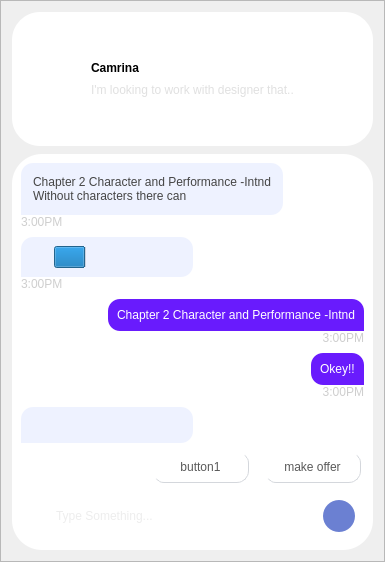
             <widget class="QFrame" name="frame_7">
              <property name="styleSheet">
               <string notr="true"/>
              </property>
              <property name="frameShape">
               <enum>QFrame::StyledPanel</enum>
              </property>
              <property name="frameShadow">
               <enum>QFrame::Raised</enum>
              </property>
              <layout class="QVBoxLayout" name="verticalLayout_29" stretch="0,1">
               <property name="spacing">
                <number>8</number>
               </property>
               <item>
                <widget class="QWidget" name="widget_23" native="true">
                 <property name="minimumSize">
                  <size>
                   <width>361</width>
                   <height>0</height>
                  </size>
                 </property>
                 <property name="maximumSize">
                  <size>
                   <width>176666</width>
                   <height>17666</height>
                  </size>
                 </property>
                 <property name="styleSheet">
                  <string notr="true">background-color: rgb(255, 255, 255);
border-radius:28px</string>
                 </property>
                 <layout class="QHBoxLayout" name="horizontalLayout_30">
                  <item>
                   <widget class="QWidget" name="widget_24" native="true">
                    <property name="minimumSize">
                     <size>
                      <width>64</width>
                      <height>64</height>
                     </size>
                    </property>
                    <property name="maximumSize">
                     <size>
                      <width>64</width>
                      <height>64</height>
                     </size>
                    </property>
                    <property name="styleSheet">
                     <string notr="true">image: url(:/svg/img/img/image.png);
border:3px solid rgb(255, 255, 255);

border-radius:32px</string>
                    </property>
                   </widget>
                  </item>
                  <item>
                   <layout class="QVBoxLayout" name="verticalLayout_28">
                    <property name="spacing">
                     <number>8</number>
                    </property>
                    <item>
                     <spacer name="verticalSpacer_3">
                      <property name="orientation">
                       <enum>Qt::Vertical</enum>
                      </property>
                      <property name="sizeHint" stdset="0">
                       <size>
                        <width>20</width>
                        <height>40</height>
                       </size>
                      </property>
                     </spacer>
                    </item>
                    <item>
                     <widget class="QLabel" name="label_51">
                      <property name="font">
                       <font>
                        <weight>75</weight>
                        <bold>true</bold>
                       </font>
                      </property>
                      <property name="text">
                       <string>Camrina</string>
                      </property>
                     </widget>
                    </item>
                    <item>
                     <widget class="QLabel" name="label_52">
                      <property name="styleSheet">
                       <string notr="true">color: rgb(224, 224, 224);</string>
                      </property>
                      <property name="text">
                       <string>I'm looking to work with designer that..</string>
                      </property>
                     </widget>
                    </item>
                    <item>
                     <spacer name="verticalSpacer_4">
                      <property name="orientation">
                       <enum>Qt::Vertical</enum>
                      </property>
                      <property name="sizeHint" stdset="0">
                       <size>
                        <width>20</width>
                        <height>40</height>
                       </size>
                      </property>
                     </spacer>
                    </item>
                   </layout>
                  </item>
                 </layout>
                </widget>
               </item>
               <item>
                <widget class="QFrame" name="frame_8">
                 <property name="styleSheet">
                  <string notr="true">QFrame{
	background-color: rgb(255, 255, 255);
border:0px solid red;
border-radius:30px
}</string>
                 </property>
                 <property name="frameShape">
                  <enum>QFrame::StyledPanel</enum>
                 </property>
                 <property name="frameShadow">
                  <enum>QFrame::Raised</enum>
                 </property>
                 <layout class="QVBoxLayout" name="verticalLayout_36" stretch="1,0,0,0,0,0,0">
                  <property name="spacing">
                   <number>8</number>
                  </property>
                  <item>
                   <widget class="QFrame" name="frame_15">
                    <property name="frameShape">
                     <enum>QFrame::StyledPanel</enum>
                    </property>
                    <property name="frameShadow">
                     <enum>QFrame::Raised</enum>
                    </property>
                    <layout class="QVBoxLayout" name="verticalLayout_32">
                     <property name="spacing">
                      <number>0</number>
                     </property>
                     <property name="leftMargin">
                      <number>0</number>
                     </property>
                     <property name="topMargin">
                      <number>0</number>
                     </property>
                     <property name="rightMargin">
                      <number>0</number>
                     </property>
                     <property name="bottomMargin">
                      <number>0</number>
                     </property>
                     <item>
                      <layout class="QHBoxLayout" name="horizontalLayout_39">
                       <item>
                        <widget class="QFrame" name="frame_10">
                         <property name="styleSheet">
                          <string notr="true">background-color: rgb(238, 242, 255);
color: rgb(69, 69, 69);
border-top-left-radius:12px;
border-top-right-radius:12px;
border-bottom-right-radius:12px;
border-bottom-left-radius:0px;</string>
                         </property>
                         <property name="frameShape">
                          <enum>QFrame::StyledPanel</enum>
                         </property>
                         <property name="frameShadow">
                          <enum>QFrame::Raised</enum>
                         </property>
                         <layout class="QHBoxLayout" name="horizontalLayout_34">
                          <property name="spacing">
                           <number>0</number>
                          </property>
                          <property name="leftMargin">
                           <number>12</number>
                          </property>
                          <property name="topMargin">
                           <number>12</number>
                          </property>
                          <property name="rightMargin">
                           <number>12</number>
                          </property>
                          <property name="bottomMargin">
                           <number>12</number>
                          </property>
                          <item>
                           <layout class="QVBoxLayout" name="verticalLayout_31">
                            <property name="spacing">
                             <number>0</number>
                            </property>
                            <item>
                             <widget class="QLabel" name="label_33">
                              <property name="text">
                               <string>Chapter 2 Character and Performance -Intnd</string>
                              </property>
                             </widget>
                            </item>
                            <item>
                             <widget class="QLabel" name="label_37">
                              <property name="text">
                               <string>Without characters there can</string>
                              </property>
                             </widget>
                            </item>
                           </layout>
                          </item>
                         </layout>
                        </widget>
                       </item>
                       <item>
                        <spacer name="horizontalSpacer_2">
                         <property name="orientation">
                          <enum>Qt::Horizontal</enum>
                         </property>
                         <property name="sizeHint" stdset="0">
                          <size>
                           <width>40</width>
                           <height>20</height>
                          </size>
                         </property>
                        </spacer>
                       </item>
                      </layout>
                     </item>
                     <item>
                      <widget class="QLabel" name="label_55">
                       <property name="styleSheet">
                        <string notr="true">color: rgb(206, 206, 206);</string>
                       </property>
                       <property name="text">
                        <string>3:00PM</string>
                       </property>
                      </widget>
                     </item>
                    </layout>
                   </widget>
                  </item>
                  <item>
                   <widget class="QFrame" name="frame_16">
                    <property name="frameShape">
                     <enum>QFrame::StyledPanel</enum>
                    </property>
                    <property name="frameShadow">
                     <enum>QFrame::Raised</enum>
                    </property>
                    <layout class="QVBoxLayout" name="verticalLayout_33">
                     <property name="spacing">
                      <number>0</number>
                     </property>
                     <property name="leftMargin">
                      <number>0</number>
                     </property>
                     <property name="topMargin">
                      <number>0</number>
                     </property>
                     <property name="rightMargin">
                      <number>0</number>
                     </property>
                     <property name="bottomMargin">
                      <number>0</number>
                     </property>
                     <item>
                      <layout class="QHBoxLayout" name="horizontalLayout_40">
                       <item>
                        <widget class="QFrame" name="frame_11">
                         <property name="styleSheet">
                          <string notr="true">background-color: rgb(238, 242, 255);
color: rgb(69, 69, 69);
border-top-left-radius:12px;
border-top-right-radius:12px;
border-bottom-right-radius:12px;
border-bottom-left-radius:0px;</string>
                         </property>
                         <property name="frameShape">
                          <enum>QFrame::StyledPanel</enum>
                         </property>
                         <property name="frameShadow">
                          <enum>QFrame::Raised</enum>
                         </property>
                         <layout class="QHBoxLayout" name="horizontalLayout_35">
                          <item>
                           <widget class="QWidget" name="widget_25" native="true">
                            <property name="minimumSize">
                             <size>
                              <width>18</width>
                              <height>18</height>
                             </size>
                            </property>
                            <property name="sizeIncrement">
                             <size>
                              <width>0</width>
                              <height>2</height>
                             </size>
                            </property>
                            <property name="styleSheet">
                             <string notr="true">image: url(:/buttom/img/buttom/播放_play.svg);</string>
                            </property>
                           </widget>
                          </item>
                          <item>
                           <widget class="QProgressBar" name="progressBar">
                            <property name="value">
                             <number>24</number>
                            </property>
                            <property name="textVisible">
                             <bool>false</bool>
                            </property>
                           </widget>
                          </item>
                         </layout>
                        </widget>
                       </item>
                       <item>
                        <spacer name="horizontalSpacer_3">
                         <property name="orientation">
                          <enum>Qt::Horizontal</enum>
                         </property>
                         <property name="sizeHint" stdset="0">
                          <size>
                           <width>40</width>
                           <height>20</height>
                          </size>
                         </property>
                        </spacer>
                       </item>
                      </layout>
                     </item>
                     <item>
                      <widget class="QLabel" name="label_59">
                       <property name="styleSheet">
                        <string notr="true">color: rgb(206, 206, 206);</string>
                       </property>
                       <property name="text">
                        <string>3:00PM</string>
                       </property>
                      </widget>
                     </item>
                    </layout>
                   </widget>
                  </item>
                  <item>
                   <widget class="QFrame" name="frame_17">
                    <property name="frameShape">
                     <enum>QFrame::StyledPanel</enum>
                    </property>
                    <property name="frameShadow">
                     <enum>QFrame::Raised</enum>
                    </property>
                    <layout class="QVBoxLayout" name="verticalLayout_34">
                     <property name="spacing">
                      <number>0</number>
                     </property>
                     <property name="leftMargin">
                      <number>0</number>
                     </property>
                     <property name="topMargin">
                      <number>0</number>
                     </property>
                     <property name="rightMargin">
                      <number>0</number>
                     </property>
                     <property name="bottomMargin">
                      <number>0</number>
                     </property>
                     <item>
                      <layout class="QHBoxLayout" name="horizontalLayout_41">
                       <item>
                        <spacer name="horizontalSpacer_5">
                         <property name="orientation">
                          <enum>Qt::Horizontal</enum>
                         </property>
                         <property name="sizeHint" stdset="0">
                          <size>
                           <width>40</width>
                           <height>20</height>
                          </size>
                         </property>
                        </spacer>
                       </item>
                       <item>
                        <widget class="QFrame" name="frame_14">
                         <property name="styleSheet">
                          <string notr="true">background-color: rgb(105, 27, 253);
color: rgb(255, 255, 255);
border-top-left-radius:12px;
border-top-right-radius:12px;
border-bottom-right-radius:0px;
border-bottom-left-radius:12px;</string>
                         </property>
                         <property name="frameShape">
                          <enum>QFrame::StyledPanel</enum>
                         </property>
                         <property name="frameShadow">
                          <enum>QFrame::Raised</enum>
                         </property>
                         <layout class="QHBoxLayout" name="horizontalLayout_42">
                          <item>
                           <layout class="QVBoxLayout" name="verticalLayout_35">
                            <item>
                             <widget class="QLabel" name="label_56">
                              <property name="text">
                               <string>Chapter 2 Character and Performance -Intnd</string>
                              </property>
                             </widget>
                            </item>
                           </layout>
                          </item>
                         </layout>
                        </widget>
                       </item>
                      </layout>
                     </item>
                     <item>
                      <widget class="QLabel" name="label_60">
                       <property name="styleSheet">
                        <string notr="true">color: rgb(206, 206, 206);</string>
                       </property>
                       <property name="text">
                        <string>3:00PM</string>
                       </property>
                       <property name="alignment">
                        <set>Qt::AlignRight|Qt::AlignTrailing|Qt::AlignVCenter</set>
                       </property>
                      </widget>
                     </item>
                    </layout>
                   </widget>
                  </item>
                  <item>
                   <widget class="QFrame" name="frame_18">
                    <property name="frameShape">
                     <enum>QFrame::StyledPanel</enum>
                    </property>
                    <property name="frameShadow">
                     <enum>QFrame::Raised</enum>
                    </property>
                    <layout class="QVBoxLayout" name="verticalLayout_37">
                     <property name="spacing">
                      <number>0</number>
                     </property>
                     <property name="leftMargin">
                      <number>0</number>
                     </property>
                     <property name="topMargin">
                      <number>0</number>
                     </property>
                     <property name="rightMargin">
                      <number>0</number>
                     </property>
                     <property name="bottomMargin">
                      <number>0</number>
                     </property>
                     <item>
                      <layout class="QHBoxLayout" name="horizontalLayout_44">
                       <item>
                        <spacer name="horizontalSpacer_7">
                         <property name="orientation">
                          <enum>Qt::Horizontal</enum>
                         </property>
                         <property name="sizeHint" stdset="0">
                          <size>
                           <width>40</width>
                           <height>20</height>
                          </size>
                         </property>
                        </spacer>
                       </item>
                       <item>
                        <widget class="QFrame" name="frame_19">
                         <property name="styleSheet">
                          <string notr="true">background-color: rgb(105, 27, 253);
color: rgb(255, 255, 255);
border-top-left-radius:12px;
border-top-right-radius:12px;
border-bottom-right-radius:0px;
border-bottom-left-radius:12px;</string>
                         </property>
                         <property name="frameShape">
                          <enum>QFrame::StyledPanel</enum>
                         </property>
                         <property name="frameShadow">
                          <enum>QFrame::Raised</enum>
                         </property>
                         <layout class="QHBoxLayout" name="horizontalLayout_45">
                          <item>
                           <layout class="QVBoxLayout" name="verticalLayout_38">
                            <item>
                             <widget class="QLabel" name="label_57">
                              <property name="text">
                               <string>Okey!!</string>
                              </property>
                             </widget>
                            </item>
                           </layout>
                          </item>
                         </layout>
                        </widget>
                       </item>
                      </layout>
                     </item>
                     <item>
                      <widget class="QLabel" name="label_61">
                       <property name="styleSheet">
                        <string notr="true">color: rgb(206, 206, 206);</string>
                       </property>
                       <property name="text">
                        <string>3:00PM</string>
                       </property>
                       <property name="alignment">
                        <set>Qt::AlignRight|Qt::AlignTrailing|Qt::AlignVCenter</set>
                       </property>
                      </widget>
                     </item>
                    </layout>
                   </widget>
                  </item>
                  <item>
                   <layout class="QHBoxLayout" name="horizontalLayout_43" stretch="1,1">
                    <property name="spacing">
                     <number>12</number>
                    </property>
                    <item>
                     <widget class="QFrame" name="frame_13">
                      <property name="styleSheet">
                       <string notr="true">background-color: rgb(238, 242, 255);
color: rgb(69, 69, 69);
border-top-left-radius:12px;
border-top-right-radius:12px;
border-bottom-right-radius:12px;
border-bottom-left-radius:0px;</string>
                      </property>
                      <property name="frameShape">
                       <enum>QFrame::StyledPanel</enum>
                      </property>
                      <property name="frameShadow">
                       <enum>QFrame::Raised</enum>
                      </property>
                      <layout class="QHBoxLayout" name="horizontalLayout_37">
                       <item>
                        <widget class="QWidget" name="widget_30" native="true">
                         <property name="minimumSize">
                          <size>
                           <width>18</width>
                           <height>18</height>
                          </size>
                         </property>
                         <property name="sizeIncrement">
                          <size>
                           <width>0</width>
                           <height>2</height>
                          </size>
                         </property>
                         <property name="styleSheet">
                          <string notr="true">image: url(:/buttom/img/buttom/点_dot.svg);</string>
                         </property>
                        </widget>
                       </item>
                      </layout>
                     </widget>
                    </item>
                    <item>
                     <spacer name="horizontalSpacer_6">
                      <property name="orientation">
                       <enum>Qt::Horizontal</enum>
                      </property>
                      <property name="sizeHint" stdset="0">
                       <size>
                        <width>40</width>
                        <height>20</height>
                       </size>
                      </property>
                     </spacer>
                    </item>
                   </layout>
                  </item>
                  <item>
                   <layout class="QHBoxLayout" name="horizontalLayout_38">
                    <property name="spacing">
                     <number>12</number>
                    </property>
                    <item>
                     <spacer name="horizontalSpacer_4">
                      <property name="orientation">
                       <enum>Qt::Horizontal</enum>
                      </property>
                      <property name="sizeHint" stdset="0">
                       <size>
                        <width>40</width>
                        <height>20</height>
                       </size>
                      </property>
                     </spacer>
                    </item>
                    <item>
                     <widget class="QPushButton" name="pushButton_3">
                      <property name="minimumSize">
                       <size>
                        <width>100</width>
                        <height>32</height>
                       </size>
                      </property>
                      <property name="styleSheet">
                       <string notr="true">QPushButton{
	margin-right:3px;
 
	color: rgba(0, 0, 0, 166);
	background-color: rgb(255, 255, 255);
	border:1px outset rgb(212, 215, 220);
border-radius:12px;
}
QPushButton:hover {

}
QPushButton:pressed {

}
</string>
                      </property>
                      <property name="text">
                       <string>button1</string>
                      </property>
                     </widget>
                    </item>
                    <item>
                     <widget class="QPushButton" name="pushButton_2">
                      <property name="minimumSize">
                       <size>
                        <width>100</width>
                        <height>32</height>
                       </size>
                      </property>
                      <property name="styleSheet">
                       <string notr="true">QPushButton{
	margin-right:3px;
 
	color: rgba(0, 0, 0, 166);
	background-color: rgb(255, 255, 255);
	border:1px outset rgb(212, 215, 220);
	border-radius:12px;
}
QPushButton:hover {

}
QPushButton:pressed {

}
</string>
                      </property>
                      <property name="text">
                       <string>make offer</string>
                      </property>
                     </widget>
                    </item>
                   </layout>
                  </item>
                  <item>
                   <widget class="QFrame" name="frame_12">
                    <property name="frameShape">
                     <enum>QFrame::StyledPanel</enum>
                    </property>
                    <property name="frameShadow">
                     <enum>QFrame::Raised</enum>
                    </property>
                    <layout class="QHBoxLayout" name="horizontalLayout_36">
                     <item>
                      <widget class="QWidget" name="widget_26" native="true">
                       <property name="minimumSize">
                        <size>
                         <width>18</width>
                         <height>18</height>
                        </size>
                       </property>
                       <property name="sizeIncrement">
                        <size>
                         <width>0</width>
                         <height>2</height>
                        </size>
                       </property>
                       <property name="styleSheet">
                        <string notr="true">image: url(:/buttom/img/buttom/麦克风_microphone.svg);</string>
                       </property>
                      </widget>
                     </item>
                     <item>
                      <widget class="QLineEdit" name="lineEdit_3">
                       <property name="minimumSize">
                        <size>
                         <width>0</width>
                         <height>32</height>
                        </size>
                       </property>
                       <property name="styleSheet">
                        <string notr="true">color: rgba(0, 0, 0, 35);
border:none;</string>
                       </property>
                       <property name="placeholderText">
                        <string>Type Something...</string>
                       </property>
                      </widget>
                     </item>
                     <item>
                      <widget class="QWidget" name="widget_27" native="true">
                       <property name="minimumSize">
                        <size>
                         <width>18</width>
                         <height>18</height>
                        </size>
                       </property>
                       <property name="sizeIncrement">
                        <size>
                         <width>0</width>
                         <height>2</height>
                        </size>
                       </property>
                       <property name="styleSheet">
                        <string notr="true">image: url(:/buttom/img/buttom/笑脸_smiling-face.svg);</string>
                       </property>
                      </widget>
                     </item>
                     <item>
                      <widget class="QWidget" name="widget_28" native="true">
                       <property name="minimumSize">
                        <size>
                         <width>18</width>
                         <height>18</height>
                        </size>
                       </property>
                       <property name="sizeIncrement">
                        <size>
                         <width>0</width>
                         <height>2</height>
                        </size>
                       </property>
                       <property name="styleSheet">
                        <string notr="true">image: url(:/buttom/img/buttom/回形针_paperclip.svg);</string>
                       </property>
                      </widget>
                     </item>
                     <item>
                      <widget class="QWidget" name="widget_29" native="true">
                       <property name="minimumSize">
                        <size>
                         <width>32</width>
                         <height>32</height>
                        </size>
                       </property>
                       <property name="maximumSize">
                        <size>
                         <width>32</width>
                         <height>32</height>
                        </size>
                       </property>
                       <property name="sizeIncrement">
                        <size>
                         <width>0</width>
                         <height>2</height>
                        </size>
                       </property>
                       <property name="styleSheet">
                        <string notr="true">background-color: qlineargradient(x0:0, y0:1, x1:1, y1:1,stop:0.4  rgb(107, 128, 210));
image: url(:/buttom_white/img/buttom_white/发送_send.svg);
border-radius:16px;
padding:8px;</string>
                       </property>
                      </widget>
                     </item>
                    </layout>
                   </widget>
                  </item>
                 </layout>
                </widget>
               </item>
              </layout>
             </widget>
